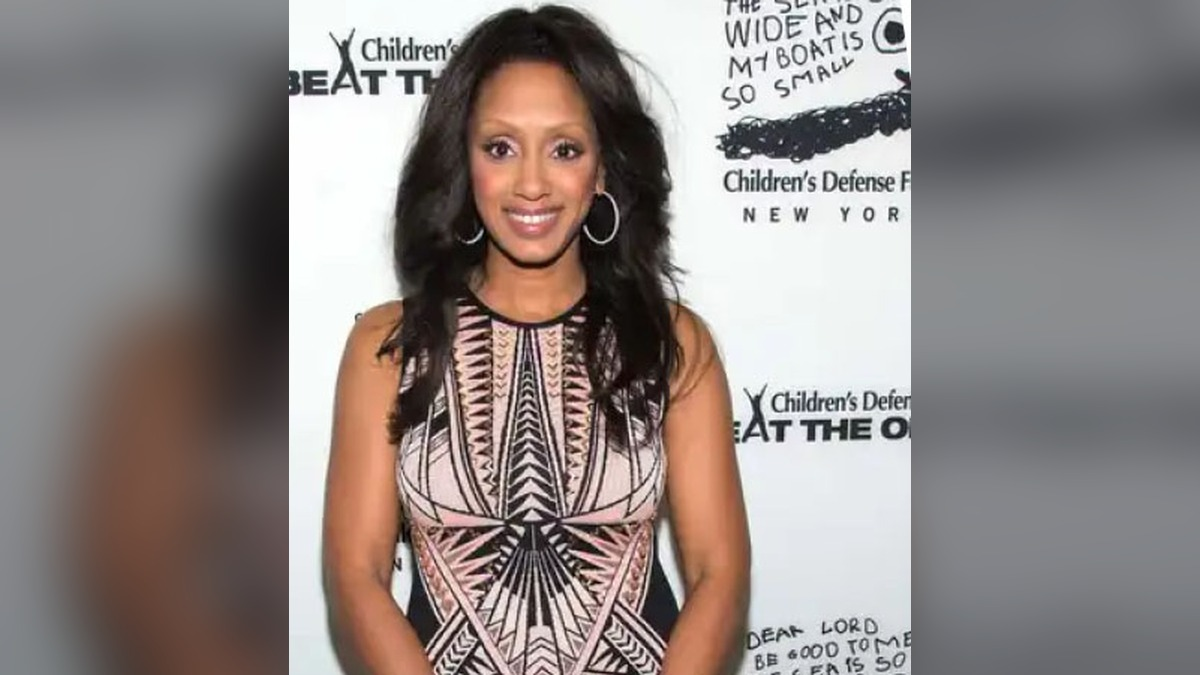
#> input picture assets/covers/malaak-compton-rock-cover.jpg, 1200 x 675 px, given in place of test_malaak.jpg, which was not available
$ python make_batch3_covers.py
#> lines starting #> are read from the running program, lines starting #| are printed output that depends on the picture; pictures that were not available may be replaced by others from this repository, and a replacement may not be noted
import os
from PIL import Image, ImageFilter, ImageOps

ASSETS_DIR = r"C:\Users\Lapzone.pk\.gemini\antigravity\scratch\independence-magazine\assets\covers"
os.makedirs(ASSETS_DIR, exist_ok=True)

TARGET_W, TARGET_H = 1200, 675

def make_editorial_cover(source_path, crop_box, output_path, bg_color=(24, 24, 27)):
#> called with source_path = 'test_malaak.jpg', crop_box = (50, 15, 465, 465), bg_color = (24, 24, 27)
    im = Image.open(source_path)
#> im is the input picture: PIL image 1200x675 RGB; mean R, G, B 144.2, 135.4, 132.9
    cropped = im.crop(crop_box)

    # Create 1200x675 canvas
    canvas = Image.new("RGB", (TARGET_W, TARGET_H), bg_color)

    # Scale cropped portrait to fit height nicely (e.g. height 675)
    scale = TARGET_H / cropped.height
#> scale = 1.5
    new_w = int(cropped.width * scale)
#> new_w = 622
    new_h = TARGET_H
    resized = cropped.resize((new_w, new_h), Image.Resampling.LANCZOS)

    # If portrait is narrower than 1200, we create a subtle blurred background from the portrait itself
    # or center it on an elegant dark editorial backdrop
    blurred_bg = cropped.resize((TARGET_W, TARGET_H), Image.Resampling.LANCZOS)
    blurred_bg = blurred_bg.filter(ImageFilter.GaussianBlur(radius=30))
    # Dim the blurred background slightly for sleek contrast
    dark_overlay = Image.new("RGB", (TARGET_W, TARGET_H), (15, 15, 20))
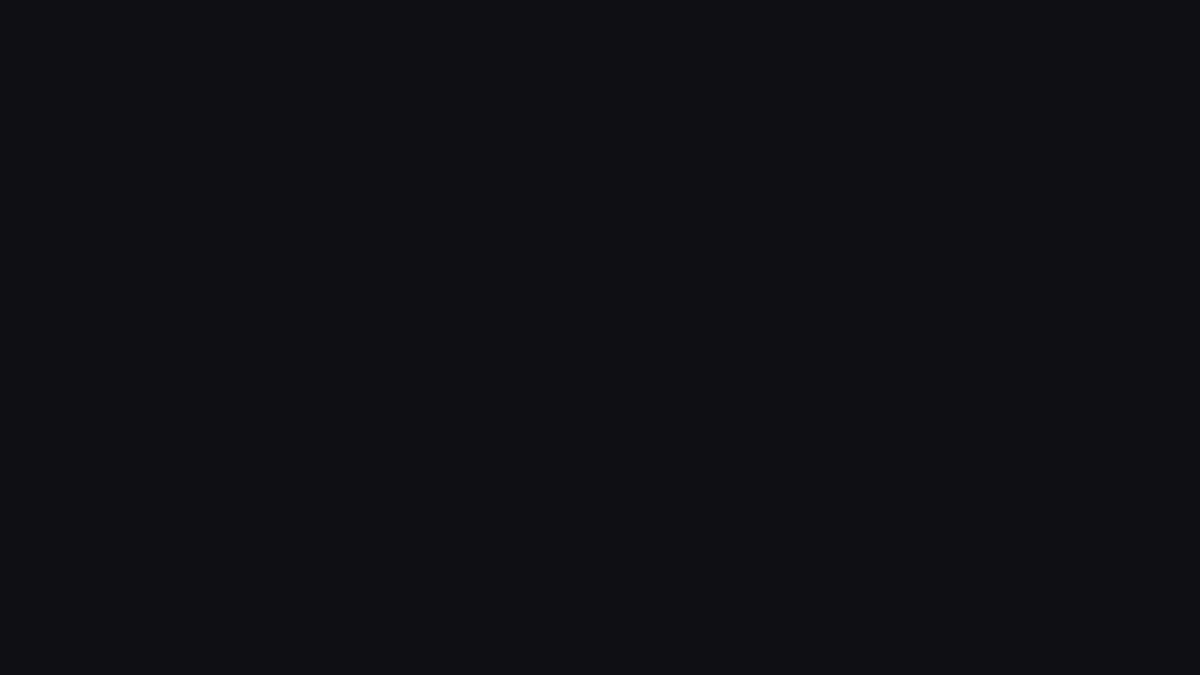
#> dark_overlay: PIL image 1200x675 RGB; mean R, G, B 15, 15, 20
    blurred_bg = Image.blend(blurred_bg, dark_overlay, alpha=0.45)
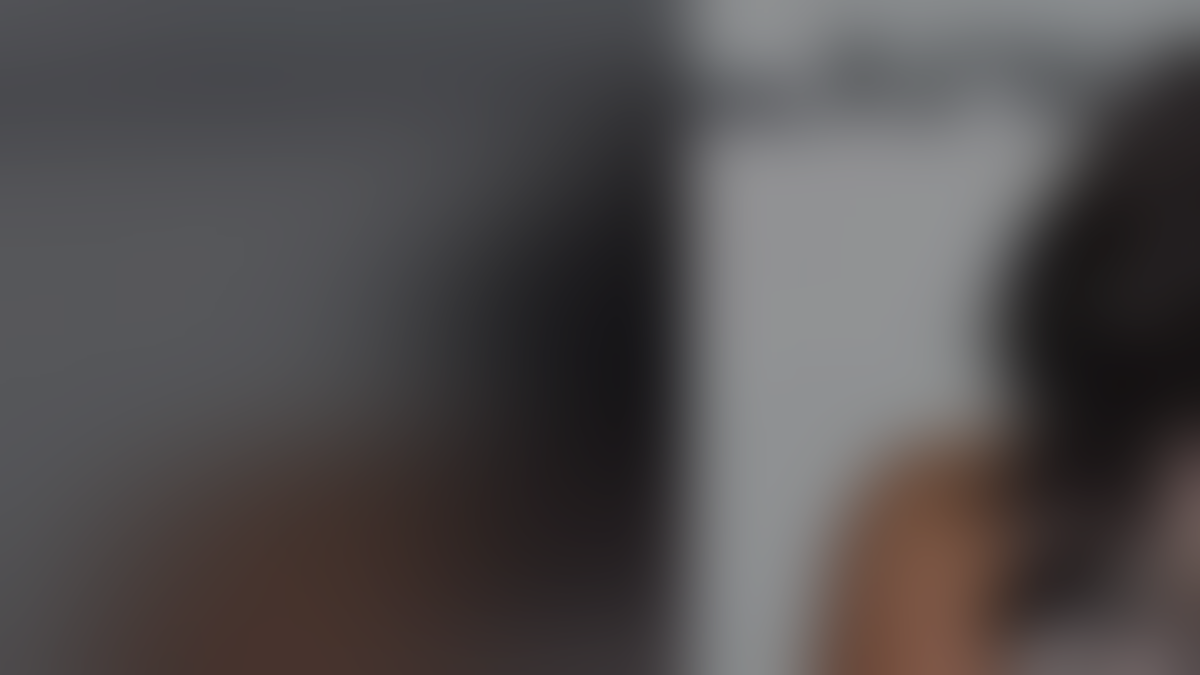
#> blurred_bg: PIL image 1200x675 RGB; mean R, G, B 81.1, 77.4, 78.1

    # Paste blurred background
    canvas.paste(blurred_bg, (0, 0))

    # Center the crisp subject portrait
    offset_x = (TARGET_W - new_w) // 2
#> offset_x = 289
    canvas.paste(resized, (offset_x, 0))

    canvas.save(output_path, "JPEG", quality=92)
    print(f"Generated clean HD cover: {output_path} (Size: {canvas.size})")
#| Generated clean HD cover: C:\Users\Lapzone.pk\.gemini\antigravity\scratch\independence-magazine\assets\covers/malaak-compton-rock-cover.jpg (Size: (1200, 675))

# 1. Malaak Compton-Rock: crop from test_malaak.jpg
# (test_malaak is 1000x600, Malaak portrait is on left, watermark is at bottom left)
make_editorial_cover(
    "test_malaak.jpg",
    (50, 15, 465, 465),
    os.path.join(ASSETS_DIR, "malaak-compton-rock-cover.jpg")
)

# 2. Doug Robbie: crop from test_doug.jpg
# (test_doug is 1671x1007, Doug Robbie is on right: x=980 to 1660, y=20 to 990)
make_editorial_cover(
    "test_doug.jpg",
    (980, 20, 1660, 990),
    os.path.join(ASSETS_DIR, "doug-robbie-cover.jpg")
)
#> call 2 of make_editorial_cover, with source_path = 'test_doug.jpg', crop_box = (980, 20, 1660, 990), bg_color = (24, 24, 27)
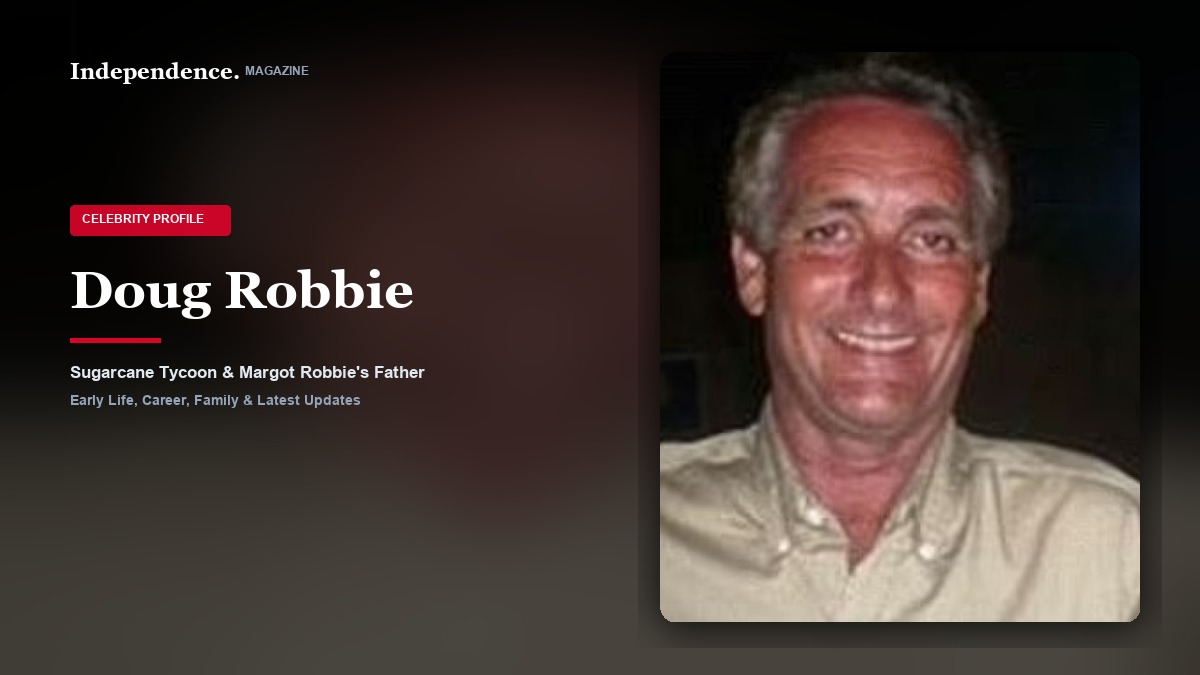
#> input picture assets/covers/doug-robbie-cover.jpg, 1200 x 675 px, given in place of test_doug.jpg, which was not available
#> in make_editorial_cover, im is the input picture: PIL image 1200x675 RGB; mean R, G, B 64, 51.3, 46.6
#> in make_editorial_cover (call 2), `cropped = im.crop(crop_box)`:
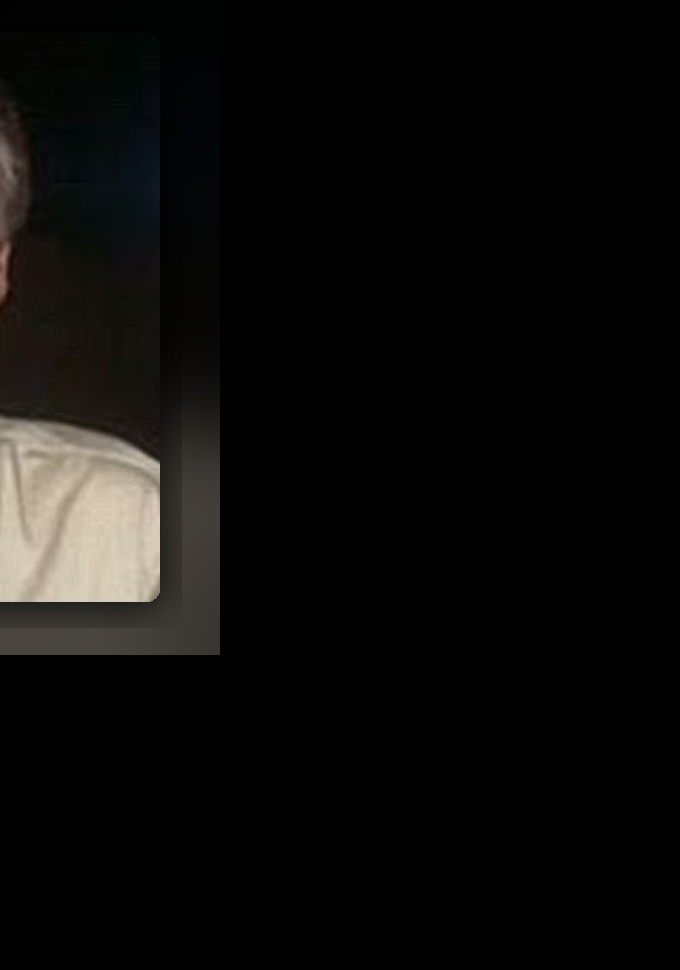
#> cropped: PIL image 680x970 RGB; mean R, G, B 12, 11.3, 10
#| Generated clean HD cover: C:\Users\Lapzone.pk\.gemini\antigravity\scratch\independence-magazine\assets\covers/doug-robbie-cover.jpg (Size: (1200, 675))

# 3. Logan Romero Plant: crop from test_logan.jpg
# (test_logan is 1006x608, Logan is on left: crop avoiding top right blue line: x=10 to 445, y=10 to 470)
make_editorial_cover(
    "test_logan.jpg",
    (10, 10, 445, 470),
    os.path.join(ASSETS_DIR, "logan-romero-plant-cover.jpg")
)
#> call 3 of make_editorial_cover, with source_path = 'test_logan.jpg', crop_box = (10, 10, 445, 470), bg_color = (24, 24, 27)
#> in make_editorial_cover (call 3), `resized = cropped.resize((new_w, new_h), Image.Resampling.LANCZOS)`:
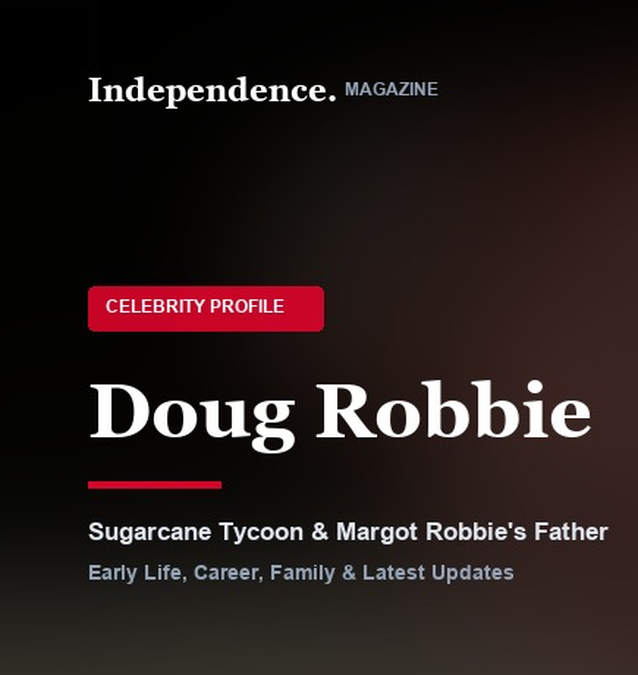
#> resized: PIL image 638x675 RGB; mean R, G, B 39.4, 28.6, 27.4
#> in make_editorial_cover (call 3), `canvas.paste(resized, (offset_x, 0))`:
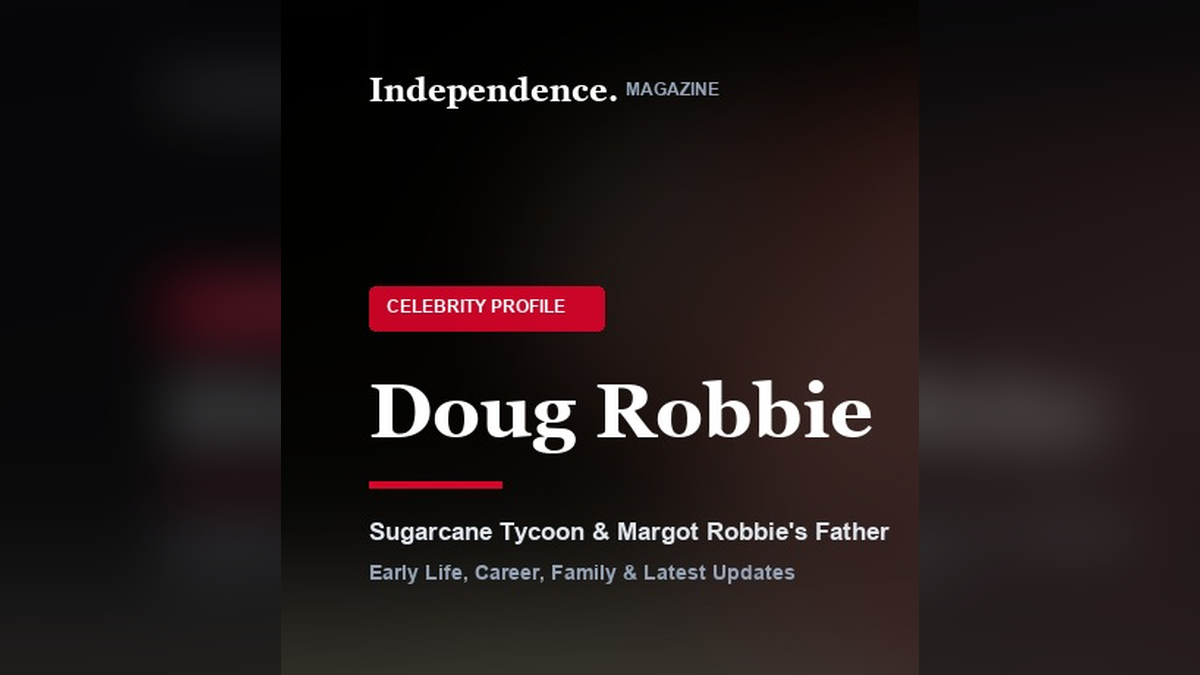
#> canvas: PIL image 1200x675 RGB; mean R, G, B 33.1, 24.6, 24.7
#| Generated clean HD cover: C:\Users\Lapzone.pk\.gemini\antigravity\scratch\independence-magazine\assets\covers/logan-romero-plant-cover.jpg (Size: (1200, 675))
